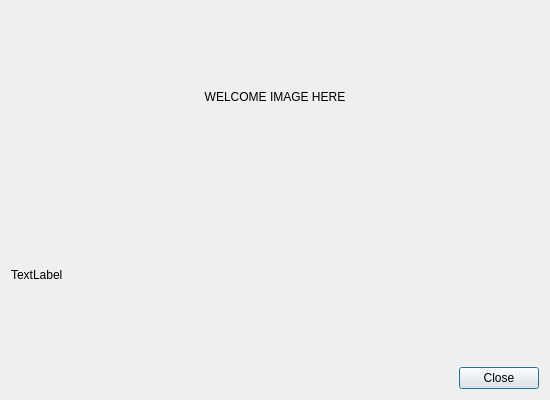
<?xml version="1.0" encoding="UTF-8"?>
<ui version="4.0">
 <class>AboutDialog</class>
 <widget class="QDialog" name="AboutDialog">
  <property name="windowModality">
   <enum>Qt::WindowModal</enum>
  </property>
  <property name="geometry">
   <rect>
    <x>0</x>
    <y>0</y>
    <width>550</width>
    <height>400</height>
   </rect>
  </property>
  <property name="sizePolicy">
   <sizepolicy hsizetype="Preferred" vsizetype="Preferred">
    <horstretch>0</horstretch>
    <verstretch>0</verstretch>
   </sizepolicy>
  </property>
  <property name="windowTitle">
   <string>About Kapytal</string>
  </property>
  <property name="locale">
   <locale language="English" country="UnitedKingdom"/>
  </property>
  <property name="modal">
   <bool>true</bool>
  </property>
  <layout class="QVBoxLayout" name="verticalLayout">
   <property name="sizeConstraint">
    <enum>QLayout::SetDefaultConstraint</enum>
   </property>
   <item>
    <widget class="QLabel" name="imageLabel">
     <property name="text">
      <string>WELCOME IMAGE HERE</string>
     </property>
     <property name="alignment">
      <set>Qt::AlignCenter</set>
     </property>
    </widget>
   </item>
   <item>
    <widget class="QLabel" name="aboutLabel">
     <property name="text">
      <string>TextLabel</string>
     </property>
     <property name="textFormat">
      <enum>Qt::RichText</enum>
     </property>
     <property name="openExternalLinks">
      <bool>true</bool>
     </property>
    </widget>
   </item>
   <item>
    <widget class="QDialogButtonBox" name="buttonBox">
     <property name="standardButtons">
      <set>QDialogButtonBox::Close</set>
     </property>
    </widget>
   </item>
  </layout>
 </widget>
 <resources/>
 <connections/>
</ui>
